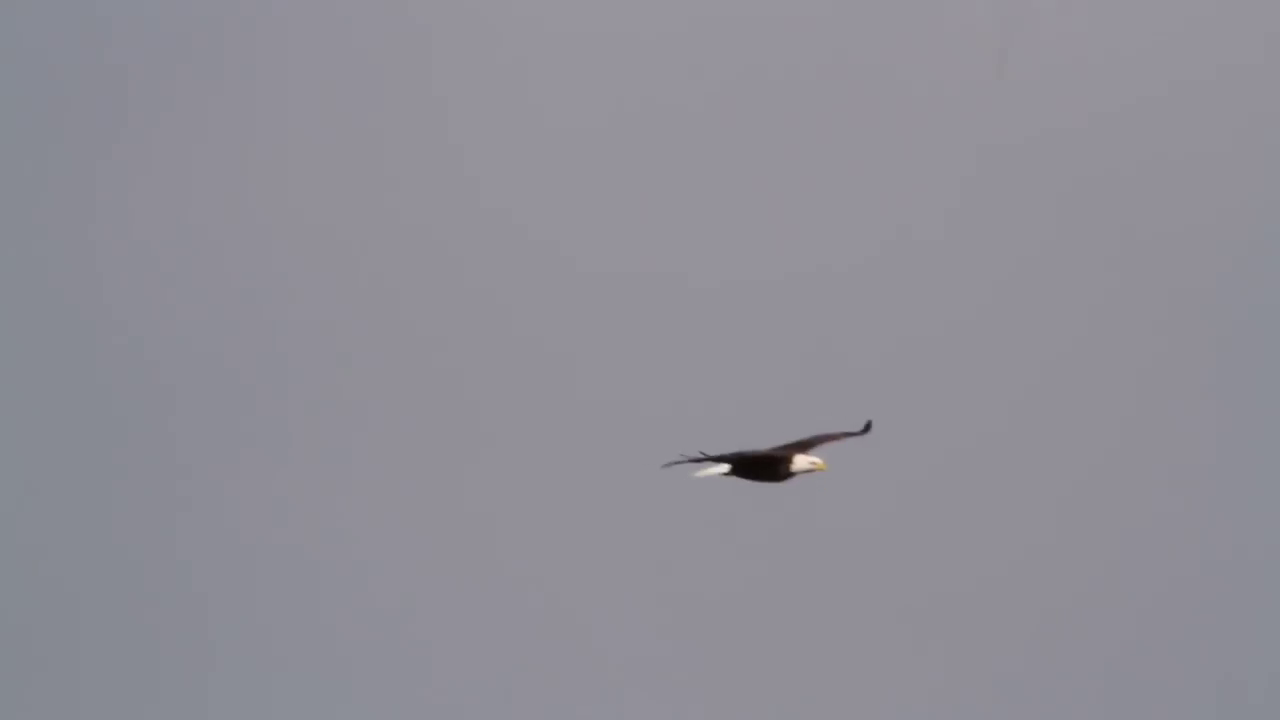
//> input picture frame 3 of Lab_04/sas.avi, 1280 x 720 px
$ ./selecting_a_range   (built with g++ and OpenCV 4)
//> lines starting //> are read from the running program, lines starting //| are printed output that depends on the picture; after the words box and inside, x2 and y2 are one past the last pixel; in counts of white or black regions, pixels touching at a corner belong together
/**
A videó részlet az alábbi címrõl van
https://www.youtube.com/watch?v=thEkFMaB5CA
*/

#include <iostream>
#include <string>
#include <algorithm>
#include <opencv2/core.hpp>
#include <opencv2/highgui.hpp>
#include <opencv2/imgproc.hpp>

using namespace std;
using namespace cv;

int main() {

	VideoCapture cap;
	cap.open("sas.avi");

	if (!cap.isOpened()) {
		cout << "the video does not exist" << endl;
		system("pause");
		exit(-1);
	}

	Mat img, gray, sky_mask, dest;
	while (1) {
		cap >> img;
//> img is the input picture: 720 rows x 1280 cols, CV_8UC3; mean B, G, R 151.4, 142.8, 144
		if (img.empty())
			break;

		cvtColor(img, gray, COLOR_BGR2GRAY);
		inRange(gray, 100, 155, sky_mask);
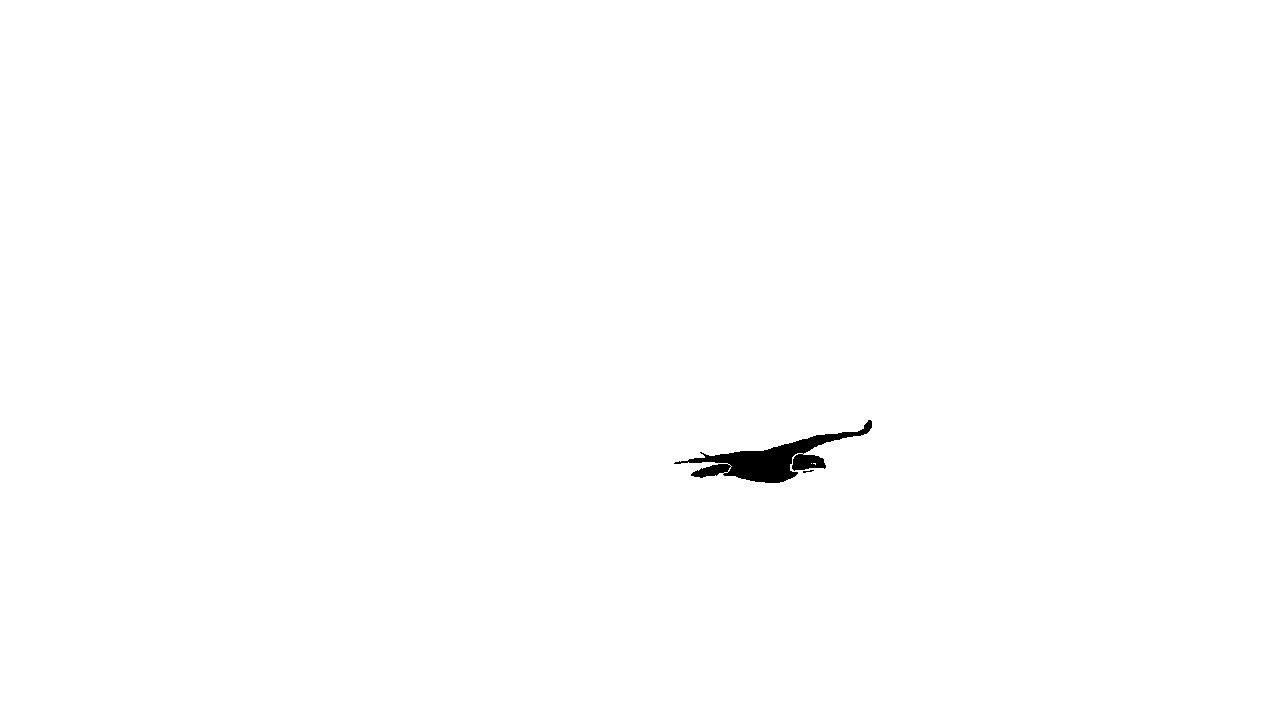
//> sky_mask: 720 rows x 1280 cols, CV_8UC1; 99.6% white; 2 black regions (1 under 20 px), largest, box (x1, y1, x2, y2) and area: (674, 420, 872, 483) 3729

		dest = img.clone();
		medianBlur(sky_mask, sky_mask, 5);
//> sky_mask: 720 rows x 1280 cols, CV_8UC1; 99.6% white; 1 black region, box (x1, y1, x2, y2) and area: (688, 421, 872, 483) 3779
		dest.setTo(0, sky_mask);
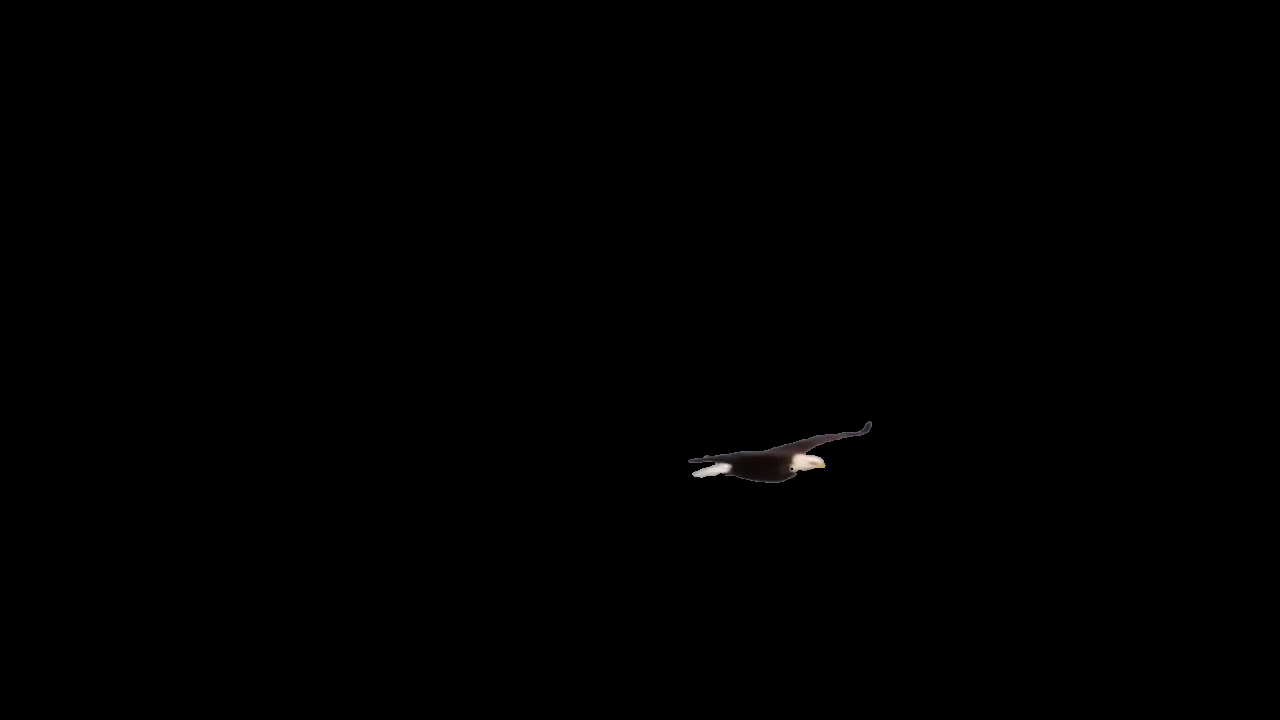
//> dest: 720 rows x 1280 cols, CV_8UC3; mean B, G, R 0.3, 0.3, 0.3

		imshow("src", img);
		imshow("dest", dest);

		waitKey(200);
	}
	waitKey(0);

	return 0;
}

$ run again, starting later in the video
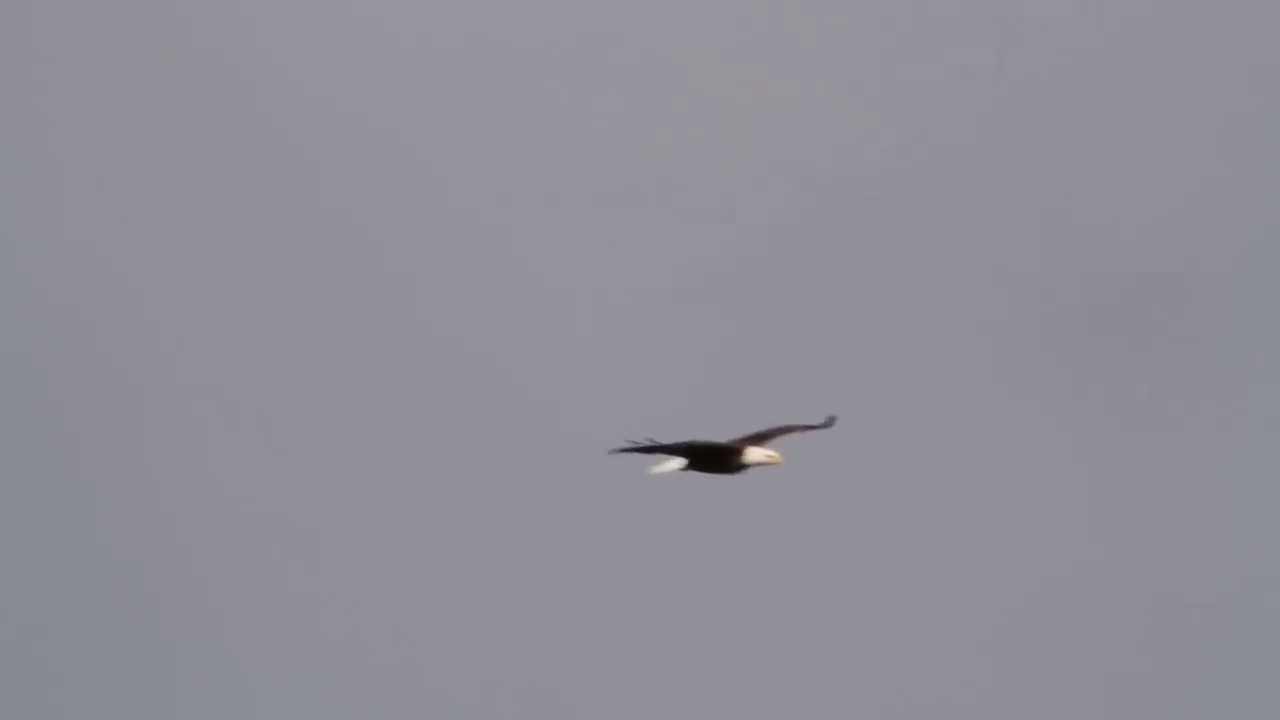
//> input picture frame 13 of Lab_04/sas.avi, 1280 x 720 px
//> img is the input picture: 720 rows x 1280 cols, CV_8UC3; mean B, G, R 150.7, 142.1, 143.5
//> `inRange(gray, 100, 155, sky_mask);`:
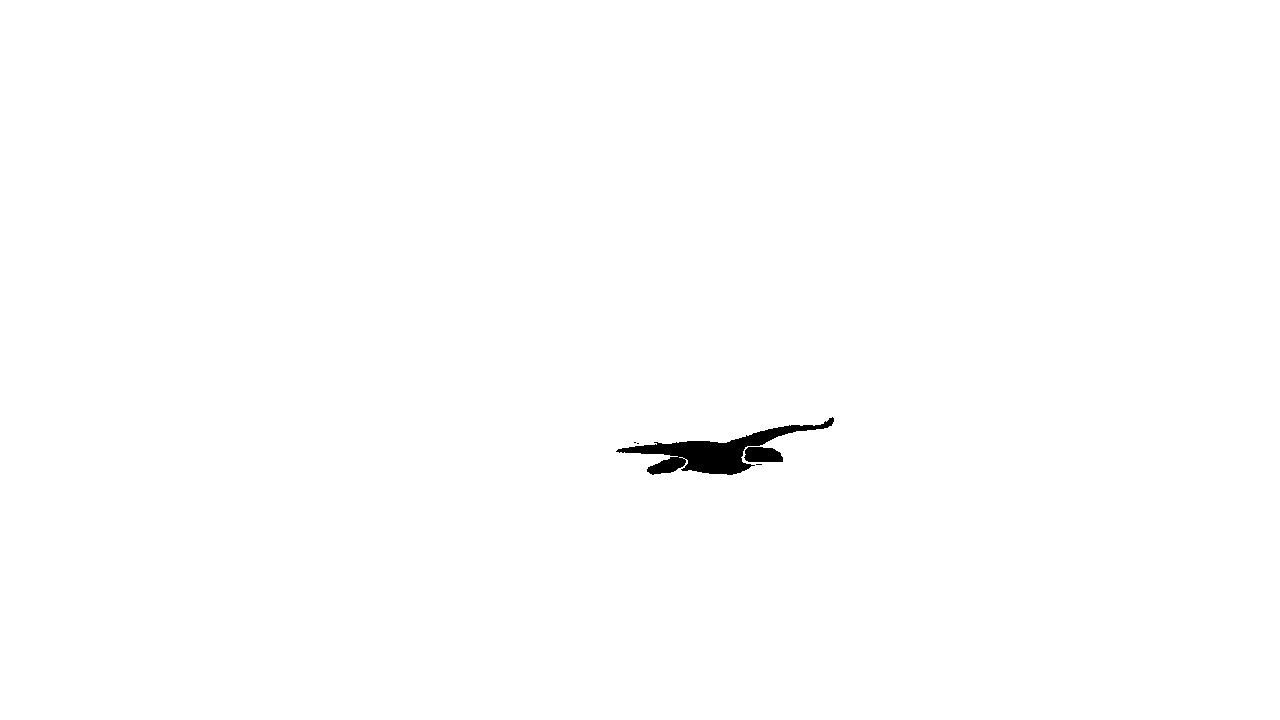
//> sky_mask: 720 rows x 1280 cols, CV_8UC1; 99.5% white; 5 black regions (3 under 20 px), largest, box (x1, y1, x2, y2) and area: (616, 417, 834, 475) 3695, (744, 447, 783, 462) 500
//> `dest.setTo(0, sky_mask);`:
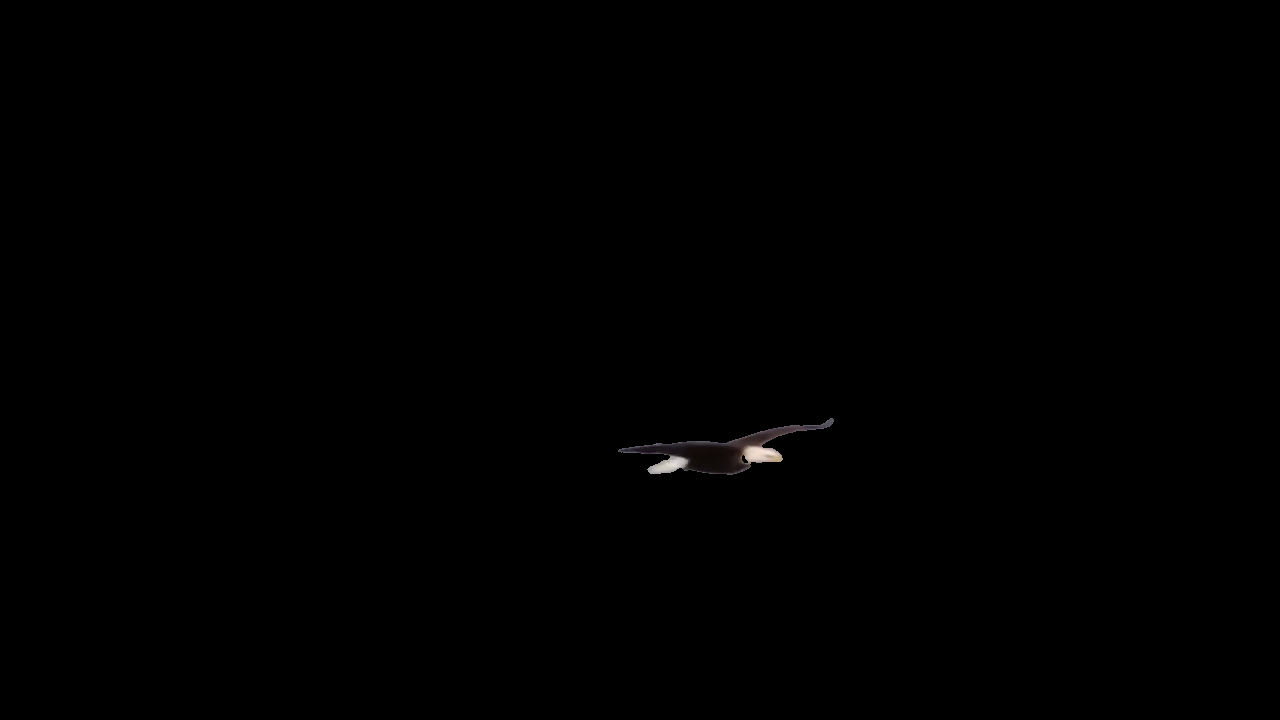
//> dest: 720 rows x 1280 cols, CV_8UC3; mean B, G, R 0.3, 0.3, 0.4

$ run again, starting later in the video
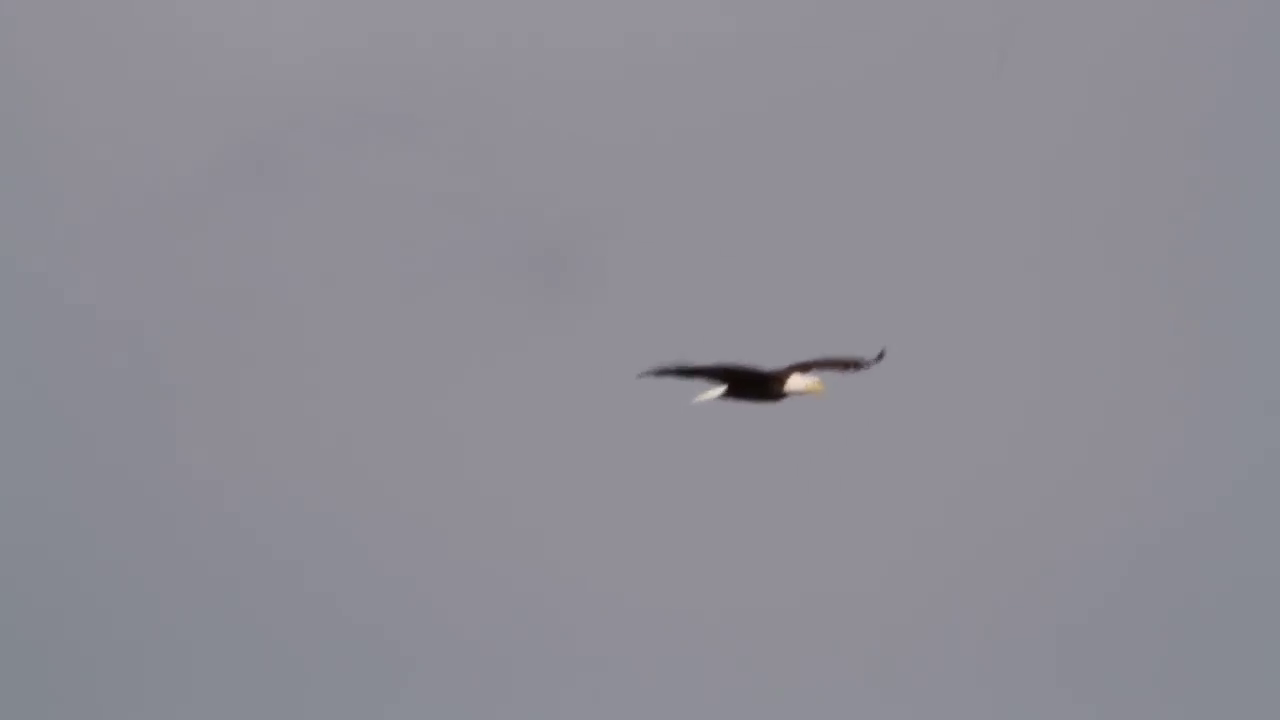
//> input picture frame 24 of Lab_04/sas.avi, 1280 x 720 px
//> img is the input picture: 720 rows x 1280 cols, CV_8UC3; mean B, G, R 149.6, 141, 142.2
//> `dest.setTo(0, sky_mask);`:
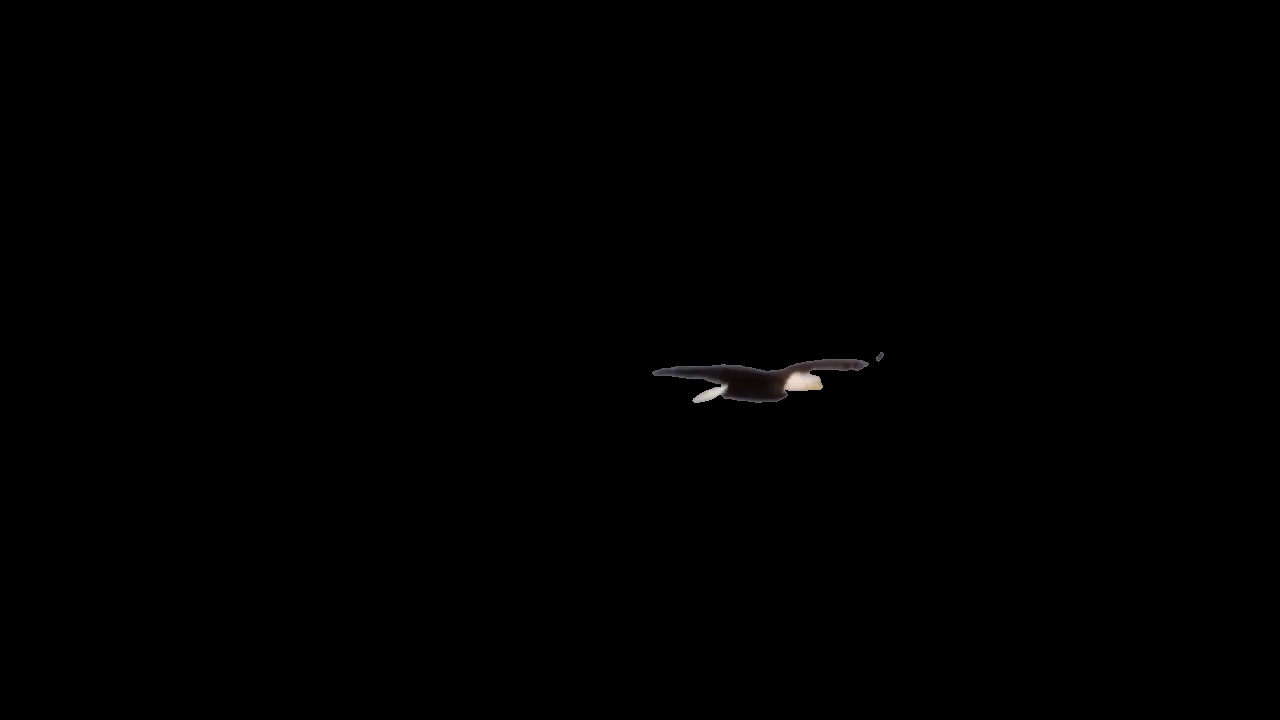
//> dest: 720 rows x 1280 cols, CV_8UC3; mean B, G, R 0.4, 0.4, 0.4
//> after the loop `while (1)`:
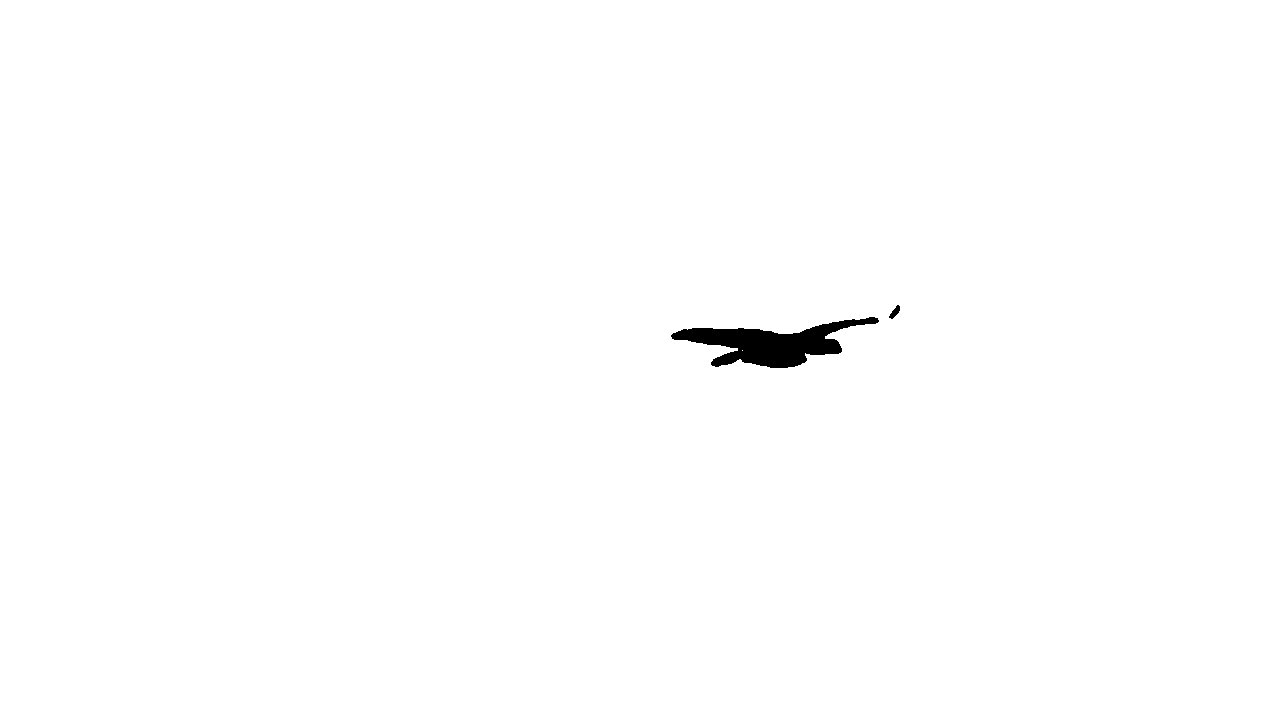
//> sky_mask: 720 rows x 1280 cols, CV_8UC1; 99.5% white; 2 black regions, box (x1, y1, x2, y2) and area: (671, 317, 879, 368) 4700, (889, 305, 900, 319) 75
